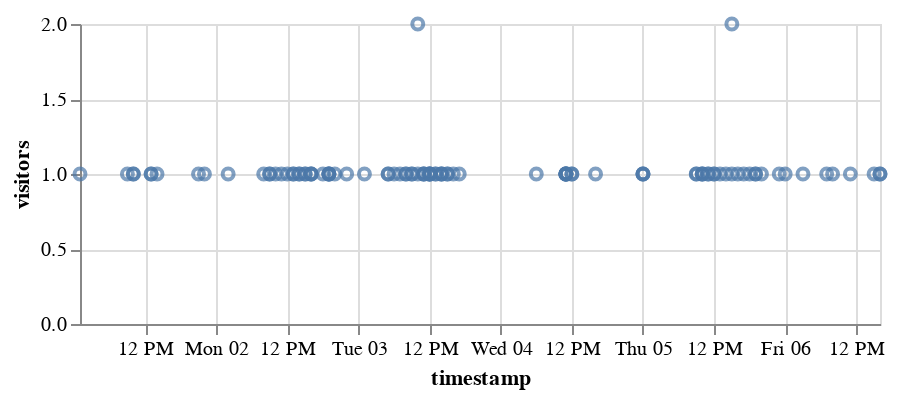

Here is the notebook cell this chart was saved with:
### Markdown cell above
### Let's plot a small section of visitors vs time

### Code cell
alt.Chart(pageviews.iloc[5250:5350,:]).mark_point().encode(
    x = 'timestamp:T',
    y = 'visitors:Q'
).properties(
    width=400,
    height=150
)

### Figure 1 — Vega specification as saved in the notebook (floating-point values rounded to 4 significant figures)
{"$schema": "https://vega.github.io/schema/vega/v5.json", "data": [{"name": "source_0", "values": [{"timestamp": "2012-07-01T14:00:00.000", "visitors": 1}, {"timestamp": "2012-07-01T09:00:00.000", "visitors": 1}, {"timestamp": "2012-07-01T22:00:00.000", "visitors": 1}, {"timestamp": "2012-07-01T21:00:00.000", "visitors": 1}, {"timestamp": "2012-07-01T13:00:00.000", "visitors": 1}, {"timestamp": "2012-07-01T10:00:00.000", "visitors": 1}, {"timestamp": "2012-07-01T01:00:00.000", "visitors": 1}, {"timestamp": "2012-07-01T10:00:00.000", "visitors": 1}, {"timestamp": "2012-07-01T13:00:00.000", "visitors": 1}, {"timestamp": "2012-07-02T18:00:00.000", "visitors": 1}, {"timestamp": "2012-07-02T13:00:00.000", "visitors": 1}, {"timestamp": "2012-07-02T19:00:00.000", "visitors": 1}, {"timestamp": "2012-07-02T14:00:00.000", "visitors": 1}, {"timestamp": "2012-07-02T19:00:00.000", "visitors": 1}, {"timestamp": "2012-07-02T09:00:00.000", "visitors": 1}, {"timestamp": "2012-07-02T19:00:00.000", "visitors": 1}, {"timestamp": "2012-07-02T15:00:00.000", "visitors": 1}, {"timestamp": "2012-07-02T02:00:00.000", "visitors": 1}, {"timestamp": "2012-07-02T19:00:00.000", "visitors": 1}, {"timestamp": "2012-07-02T22:00:00.000", "visitors": 1}, {"timestamp": "2012-07-02T13:00:00.000", "visitors": 1}, {"timestamp": "2012-07-02T15:00:00.000", "visitors": 1}, {"timestamp": "2012-07-02T20:00:00.000", "visitors": 1}, {"timestamp": "2012-07-02T10:00:00.000", "visitors": 1}, {"timestamp": "2012-07-02T16:00:00.000", "visitors": 1}, {"timestamp": "2012-07-02T09:00:00.000", "visitors": 1}, {"timestamp": "2012-07-02T12:00:00.000", "visitors": 1}, {"timestamp": "2012-07-02T16:00:00.000", "visitors": 1}, {"timestamp": "2012-07-02T14:00:00.000", "visitors": 1}, {"timestamp": "2012-07-02T08:00:00.000", "visitors": 1}, {"timestamp": "2012-07-02T16:00:00.000", "visitors": 1}, {"timestamp": "2012-07-02T11:00:00.000", "visitors": 1}, {"timestamp": "2012-07-03T17:00:00.000", "visitors": 1}, {"timestamp": "2012-07-03T10:00:00.000", "visitors": 2}, {"timestamp": "2012-07-03T06:00:00.000", "visitors": 1}, {"timestamp": "2012-07-03T14:00:00.000", "visitors": 1}, {"timestamp": "2012-07-03T12:00:00.000", "visitors": 1}, {"timestamp": "2012-07-03T08:00:00.000", "visitors": 1}, {"timestamp": "2012-07-03T14:00:00.000", "visitors": 1}, {"timestamp": "2012-07-03T05:00:00.000", "visitors": 1}, {"timestamp": "2012-07-03T15:00:00.000", "visitors": 1}, {"timestamp": "2012-07-03T07:00:00.000", "visitors": 1}, {"timestamp": "2012-07-03T15:00:00.000", "visitors": 1}, {"timestamp": "2012-07-03T14:00:00.000", "visitors": 1}, {"timestamp": "2012-07-03T12:00:00.000", "visitors": 1}, {"timestamp": "2012-07-03T13:00:00.000", "visitors": 1}, {"timestamp": "2012-07-03T11:00:00.000", "visitors": 1}, {"timestamp": "2012-07-03T11:00:00.000", "visitors": 1}, {"timestamp": "2012-07-03T12:00:00.000", "visitors": 1}, {"timestamp": "2012-07-03T11:00:00.000", "visitors": 1}, {"timestamp": "2012-07-03T01:00:00.000", "visitors": 1}, {"timestamp": "2012-07-03T16:00:00.000", "visitors": 1}, {"timestamp": "2012-07-03T05:00:00.000", "visitors": 1}, {"timestamp": "2012-07-03T10:00:00.000", "visitors": 1}, {"timestamp": "2012-07-03T09:00:00.000", "visitors": 1}, {"timestamp": "2012-07-03T13:00:00.000", "visitors": 1}, {"timestamp": "2012-07-03T12:00:00.000", "visitors": 1}, {"timestamp": "2012-07-03T09:00:00.000", "visitors": 1}, {"timestamp": "2012-07-03T08:00:00.000", "visitors": 1}, {"timestamp": "2012-07-04T11:00:00.000", "visitors": 1}, {"timestamp": "2012-07-04T06:00:00.000", "visitors": 1}, {"timestamp": "2012-07-04T11:00:00.000", "visitors": 1}, {"timestamp": "2012-07-04T11:00:00.000", "visitors": 1}, {"timestamp": "2012-07-04T12:00:00.000", "visitors": 1}, {"timestamp": "2012-07-04T11:00:00.000", "visitors": 1}, {"timestamp": "2012-07-04T11:00:00.000", "visitors": 1}, {"timestamp": "2012-07-04T11:00:00.000", "visitors": 1}, {"timestamp": "2012-07-04T12:00:00.000", "visitors": 1}, {"timestamp": "2012-07-04T16:00:00.000", "visitors": 1}, {"timestamp": "2012-07-05T12:00:00.000", "visitors": 1}, {"timestamp": "2012-07-05T12:00:00.000", "visitors": 1}, {"timestamp": "2012-07-05T17:00:00.000", "visitors": 1}, {"timestamp": "2012-07-05T11:00:00.000", "visitors": 1}, {"timestamp": "2012-07-05T09:00:00.000", "visitors": 1}, {"timestamp": "2012-07-05T10:00:00.000", "visitors": 1}, {"timestamp": "2012-07-05T15:00:00.000", "visitors": 1}, {"timestamp": "2012-07-05T19:00:00.000", "visitors": 1}, {"timestamp": "2012-07-05T10:00:00.000", "visitors": 1}, {"timestamp": "2012-07-05T00:00:00.000", "visitors": 1}, {"timestamp": "2012-07-05T13:00:00.000", "visitors": 1}, {"timestamp": "2012-07-05T23:00:00.000", "visitors": 1}, {"timestamp": "2012-07-05T14:00:00.000", "visitors": 1}, {"timestamp": "2012-07-05T00:00:00.000", "visitors": 1}, {"timestamp": "2012-07-05T18:00:00.000", "visitors": 1}, {"timestamp": "2012-07-05T00:00:00.000", "visitors": 1}, {"timestamp": "2012-07-05T15:00:00.000", "visitors": 2}, {"timestamp": "2012-07-05T16:00:00.000", "visitors": 1}, {"timestamp": "2012-07-05T10:00:00.000", "visitors": 1}, {"timestamp": "2012-07-05T19:00:00.000", "visitors": 1}, {"timestamp": "2012-07-05T09:00:00.000", "visitors": 1}, {"timestamp": "2012-07-05T11:00:00.000", "visitors": 1}, {"timestamp": "2012-07-05T20:00:00.000", "visitors": 1}, {"timestamp": "2012-07-06T11:00:00.000", "visitors": 1}, {"timestamp": "2012-07-06T16:00:00.000", "visitors": 1}, {"timestamp": "2012-07-06T00:00:00.000", "visitors": 1}, {"timestamp": "2012-07-06T08:00:00.000", "visitors": 1}, {"timestamp": "2012-07-06T15:00:00.000", "visitors": 1}, {"timestamp": "2012-07-06T16:00:00.000", "visitors": 1}, {"timestamp": "2012-07-06T03:00:00.000", "visitors": 1}, {"timestamp": "2012-07-06T07:00:00.000", "visitors": 1}], "transform": [{"type": "formula", "expr": "toDate(datum['timestamp'])", "as": "timestamp"}]}, {"name": "source_0_y_domain_visitors", "values": [{"min": 1, "max": 2}]}], "marks": [{"type": "symbol", "name": "marks", "from": {"data": "source_0"}, "encode": {"update": {"ariaRoleDescription": {"value": "point"}, "description": {"signal": "\"timestamp: \" + (timeFormat(datum[\"timestamp\"], '%b %d, %Y')) + \"; visitors: \" + (format(datum[\"visitors\"], \"\"))"}, "x": {"field": "timestamp", "scale": "x"}, "opacity": {"value": 0.7}, "y": {"field": "visitors", "scale": "y"}, "fill": {"value": "transparent"}, "stroke": {"value": "#4c78a8"}}}, "style": ["point"]}], "scales": [{"name": "x", "type": "time", "domain": {"data": "source_0", "field": "timestamp"}, "range": [0, {"signal": "width"}]}, {"name": "y", "type": "linear", "domain": [{"signal": "(data(\"source_0_y_domain_visitors\")[0] || {}).min"}, {"signal": "(data(\"source_0_y_domain_visitors\")[0] || {}).max"}], "range": [{"signal": "height"}, 0], "zero": true, "nice": true}], "axes": [{"scale": "x", "minExtent": 0, "aria": false, "zindex": 0, "orient": "bottom", "gridScale": "y", "domain": false, "grid": true, "labels": false, "ticks": false, "maxExtent": 0, "tickCount": {"signal": "ceil(width/40)"}}, {"scale": "y", "minExtent": 0, "maxExtent": 0, "orient": "left", "labels": false, "aria": false, "gridScale": "x", "grid": true, "tickCount": {"signal": "ceil(height/40)"}, "ticks": false, "domain": false, "zindex": 0}, {"scale": "x", "orient": "bottom", "grid": false, "labelFlush": true, "tickCount": {"signal": "ceil(width/40)"}, "title": "timestamp", "labelOverlap": true, "zindex": 0}, {"scale": "y", "labelOverlap": true, "zindex": 0, "orient": "left", "grid": false, "title": "visitors", "tickCount": {"signal": "ceil(height/40)"}}], "background": "white", "width": 400, "height": 150, "padding": 5, "style": "cell"}
